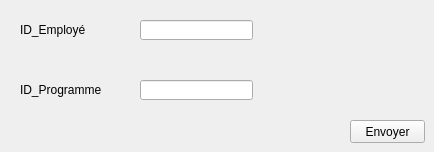
          <widget class="QWidget" name="tab_9">
           <attribute name="title">
            <string>Emailing</string>
           </attribute>
           <widget class="QLabel" name="label_19">
            <property name="geometry">
             <rect>
              <x>20</x>
              <y>20</y>
              <width>81</width>
              <height>20</height>
             </rect>
            </property>
            <property name="text">
             <string>ID_Employé</string>
            </property>
           </widget>
           <widget class="QLabel" name="label_20">
            <property name="geometry">
             <rect>
              <x>20</x>
              <y>80</y>
              <width>81</width>
              <height>20</height>
             </rect>
            </property>
            <property name="text">
             <string>ID_Programme</string>
            </property>
           </widget>
           <widget class="QLineEdit" name="lineEdit_id_5">
            <property name="geometry">
             <rect>
              <x>140</x>
              <y>20</y>
              <width>113</width>
              <height>20</height>
             </rect>
            </property>
           </widget>
           <widget class="QLineEdit" name="lineEdit_id_6">
            <property name="geometry">
             <rect>
              <x>140</x>
              <y>80</y>
              <width>113</width>
              <height>20</height>
             </rect>
            </property>
           </widget>
           <widget class="QPushButton" name="pb_supprimer_3">
            <property name="geometry">
             <rect>
              <x>350</x>
              <y>120</y>
              <width>75</width>
              <height>23</height>
             </rect>
            </property>
            <property name="text">
             <string>Envoyer</string>
            </property>
           </widget>
          </widget>
